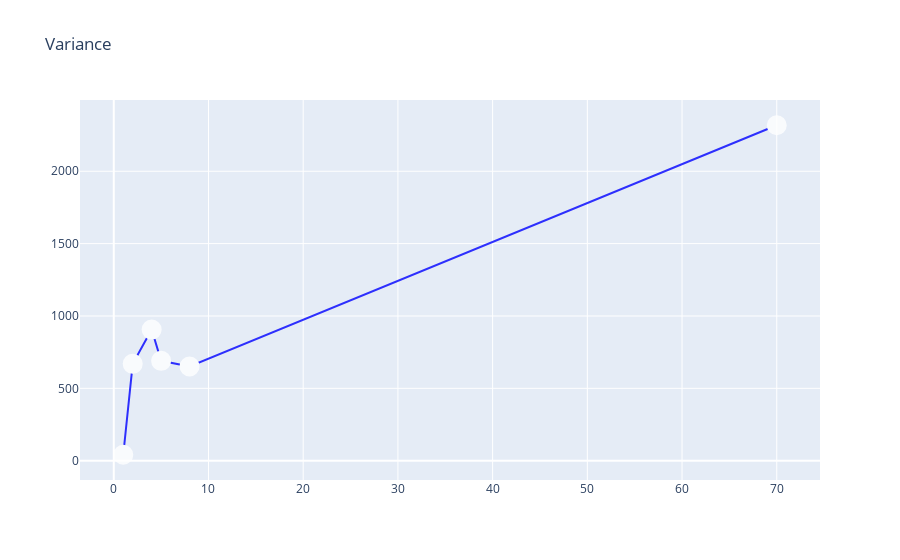

The notebook cell saved with this chart:
### Markdown cell above
# 17.3.  Plotting Variance

### Code cell
plt.figure(figsize = (15,15))
Variance=go.Scatter(x = df_metrics['Degree'],y = df_metrics['Variance'],name = 'Variance',
                    line = dict(color = 'blue',width = 2),opacity =0.8,
                    marker = dict(color = 'red',size = 10,line = dict(color ='white',width = 10)))

layout2 = dict(title = 'Variance',)
fig=dict(data = [Variance],layout = layout2)
iplot(fig)

### Figure 1 — Plotly figure (JSON) as saved in the notebook; plotly's stock layout.template omitted (floating-point values rounded to 4 significant figures)
{"data": [{"line": {"color": "blue", "width": 2}, "marker": {"color": "red", "line": {"color": "white", "width": 10}, "size": 10}, "name": "Variance", "opacity": 0.8, "type": "scatter", "x": [1, 2, 4, 5, 8, 70], "y": [41, 669, 906, 690, 651, 2318]}], "layout": {"title": {"text": "Variance"}}}
